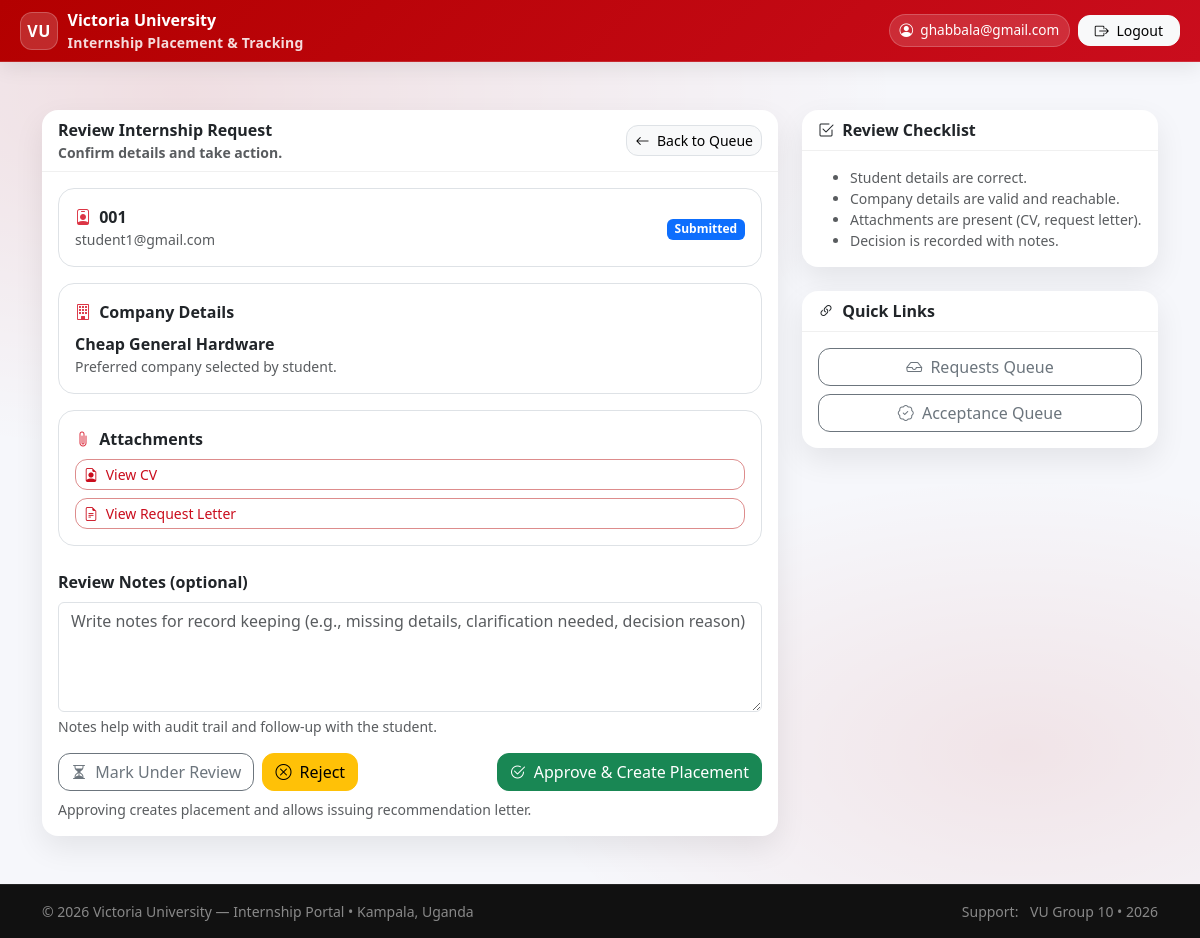
Page /placements/coordinator/review/1/ (signed in) on the earlier database version.
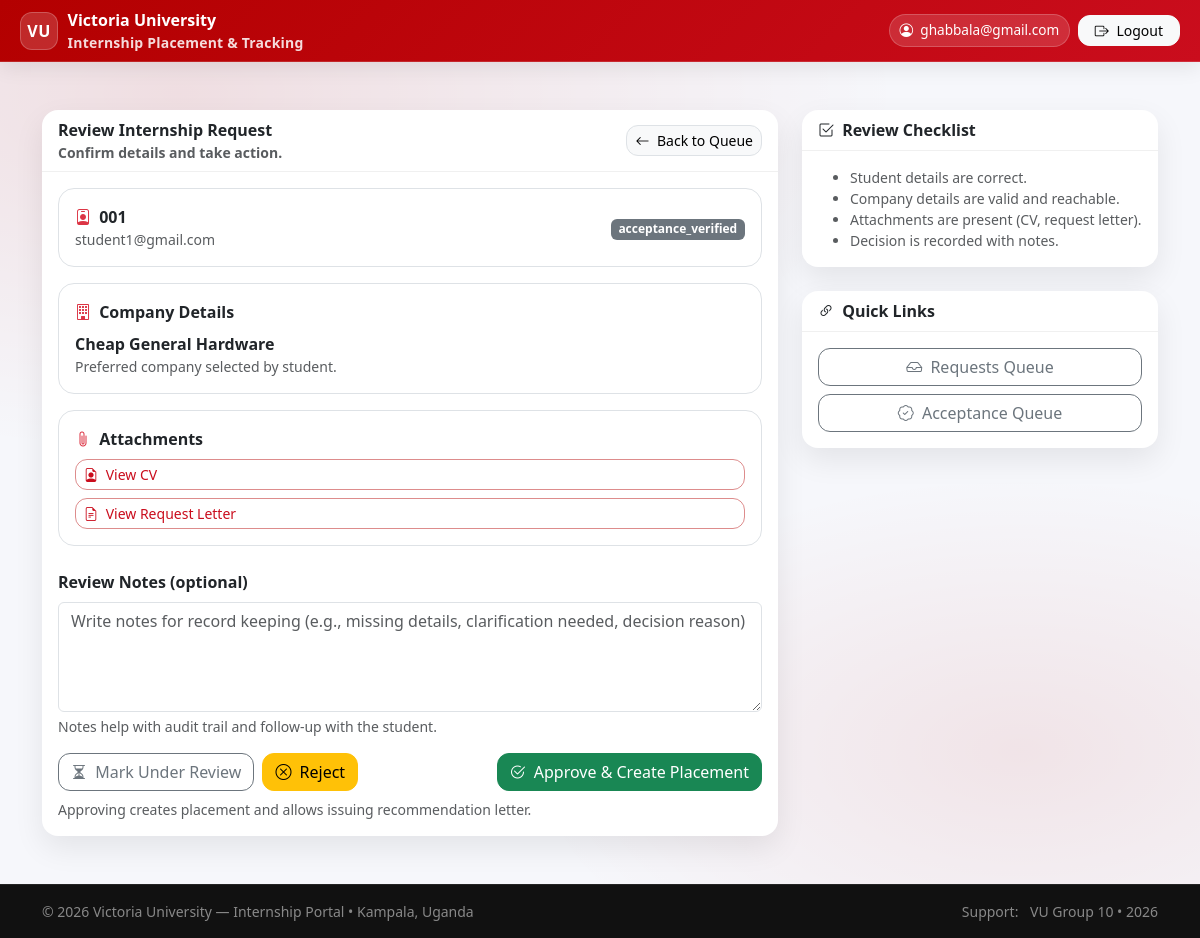
Same page on the later database version.
### placements/models.py (models this page shows, shortened)
class InternshipRequest(models.Model):
    SOURCE = [
        ("student_selected", "Student selected from list"),
        ("student_proposed", "Student proposed new company"),
        ("university_assigned", "University assigned"),
    ]
    STATUS = [
        ("draft", "Draft"),
        ("submitted", "Submitted"),
        ("under_review", "Under review"),
        ("recommendation_pending", "Recommendation pending approval"),
        ("recommended", "Recommendation issued"),
        ("acceptance_uploaded", "Acceptance uploaded"),
        ("acceptance_verified", "Acceptance verified"),
        ("rejected", "Rejected"),
        ("returned_for_acceptance", "Returned: Upload Acceptance Letter"),
    ]
    student = models.ForeignKey(
        "accounts.StudentProfile",
        on_delete=models.CASCADE,
        related_name="requests"
    )
    period = models.ForeignKey(InternshipPeriod, on_delete=models.PROTECT)
    request_source = models.CharField(max_length=30, choices=SOURCE)
    preferred_company = models.ForeignKey(Company, null=True, blank=True, on_delete=models.SET_NULL)
    coordinator_comment = models.TextField(blank=True)
    coordinator_commented_at = models.DateTimeField(null=True, blank=True)
    proposed_company_name = models.CharField(max_length=200, blank=True)
    proposed_company_district = models.CharField(max_length=120, blank=True)
    proposed_company_address = models.CharField(max_length=255, blank=True)
    proposed_company_contact = models.CharField(max_length=200, blank=True)
    preferred_field = models.CharField(max_length=120, blank=True)
    notes = models.TextField(blank=True)
    cv = models.FileField(upload_to="requests/cv/", blank=True, null=True)
    request_letter = models.FileField(upload_to="requests/letters/", blank=True, null=True)
    status = models.CharField(max_length=40, choices=STATUS, default="draft")
    submitted_at = models.DateTimeField(null=True, blank=True)
    reviewed_by = models.ForeignKey(
        "accounts.User",
        null=True, blank=True,
        on_delete=models.SET_NULL,
        related_name="reviewed_requests"
    )
    reviewed_at = models.DateTimeField(null=True, blank=True)
    review_notes = models.TextField(blank=True)
    recommendation_letter = models.FileField(
        upload_to="requests/recommendation_letters/",
        null=True, blank=True
    )
    recommendation_issued_at = models.DateTimeField(null=True, blank=True)
    recommendation_approved = models.BooleanField(default=False)
    recommendation_approved_at = models.DateTimeField(null=True, blank=True)
    recommendation_approved_by = models.ForeignKey(
        settings.AUTH_USER_MODEL,
        null=True, blank=True,
        on_delete=models.SET_NULL,
        related_name="approved_recommendation_requests"
    )
    acceptance_letter = models.FileField(
        upload_to="requests/acceptance_letters/",
        null=True, blank=True
    )
    acceptance_uploaded_at = models.DateTimeField(null=True, blank=True)
    acceptance_verified = models.BooleanField(default=False)
    acceptance_verified_at = models.DateTimeField(null=True, blank=True)
    class Meta:
        unique_together = [("student", "period")]  # one request per period

### accounts/models.py (models this page shows, shortened)
class StudentProfile(models.Model):
    user = models.OneToOneField("accounts.User", on_delete=models.CASCADE, related_name="student_profile")
    reg_no = models.CharField(max_length=50, unique=True)
    phone = models.CharField(max_length=30, blank=True)
    program = models.ForeignKey(
        "academics.Program",
        on_delete=models.PROTECT,
        null=True,
        blank=True,
        related_name="students",
    )

class User(AbstractUser):
    username = None
    email = models.EmailField(_("email address"), unique=True)
    USERNAME_FIELD = "email"
    REQUIRED_FIELDS = []
    objects = UserManager()
    class Meta:
        permissions = [
            ("role_university_supervisor", "Role: VU_UniversitySupervisor"),
            ("role_industry_supervisor", "Role: IndustrySupervisor"),
            ("role_coordinator", "Role: VU_Coordinator"),
        ]
    @property
    def display_name(self):
        full = self.get_full_name().strip()
        return full if full else self.email

### companies/models.py (models this page shows, shortened)
class Company(models.Model):
    STATUS = [
        ("pending_verification", "Pending verification"),
        ("approved", "Approved"),
        ("rejected", "Rejected"),
        ("inactive", "Inactive"),
    ]
    name = models.CharField(max_length=200, unique=True)
    industry = models.CharField(max_length=120, blank=True)
    district = models.CharField(max_length=120, blank=True)
    address = models.CharField(max_length=255, blank=True)
    status = models.CharField(max_length=30, choices=STATUS, default="pending_verification")
    created_at = models.DateTimeField(auto_now_add=True)

### placements/views.py (the view, shortened to what this page needs)
# urls.py: path("coordinator/review/<int:request_id>/", views.coordinator_review, name="coordinator_review"),
@login_required
def coordinator_review(request, request_id):
    if not is_coordinator(request.user):
        return redirect("dashboard")
    req = get_object_or_404(InternshipRequest, id=request_id)
    return render(request, "placements/coordinator_review.html", {"req": req})

### placements/views.py (called while the page is built)
def is_coordinator(user):
    return user.is_superuser or user.groups.filter(name__in=["Coordinator", "Admin"]).exists()

### templates/placements/coordinator_review.html (shortened to what the changed rows need)
{% extends "base.html" %}
{% block content %}
<div class="row g-4">
  <div class="col-12 col-lg-8">
    <div class="card">
      <div class="card-body">
        <div class="p-3 border rounded-4 bg-white mb-3">
          <div class="d-flex flex-column flex-md-row align-items-start align-items-md-center justify-content-between gap-2">
            <div>
              <div class="fw-bold">
                <i class="bi bi-person-badge text-danger me-1"></i>
                {{ req.student.reg_no }}
              </div>
              <div class="small text-muted">{{ req.student.user.email }}</div>
            </div>
            <div>
              {% if req.status == "submitted" %}
                <span class="badge text-bg-primary">Submitted</span>
              {% elif req.status == "under_review" %}
                <span class="badge text-bg-warning">Under Review</span>
              {% elif req.status == "rejected" %}
                <span class="badge text-bg-danger">Rejected</span>
              {% elif req.status == "recommended" %}
                <span class="badge text-bg-success">Recommended</span>
              {% else %}
                <span class="badge text-bg-secondary">{{ req.status }}</span>
              {% endif %}
            </div>
          </div>
        </div>
        <div class="p-3 border rounded-4 bg-white mb-3">
          <div class="fw-bold mb-2"><i class="bi bi-building text-danger me-1"></i> Company Details</div>
          {% if req.preferred_company %}
            <div class="fw-semibold">{{ req.preferred_company.name }}</div>
            <div class="small text-muted">Preferred company selected by student.</div>
          {% endif %}
        </div>
      </div>
    </div>
  </div>
</div>
{% endblock %}

Differences in the rows shown:
changed InternshipRequest "Cheap General Hardware": status (not shown) → "acceptance_verified"
Other differences:
text no longer shown: "Submitted"
